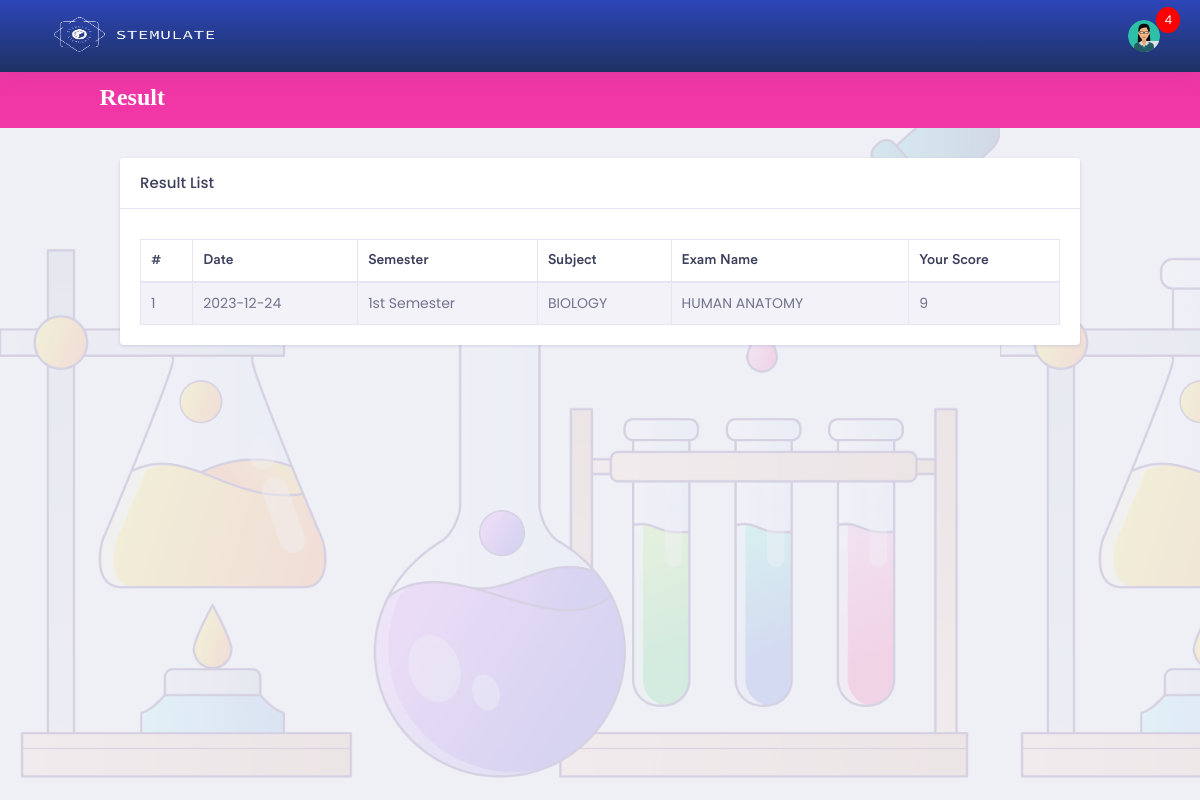
The page /student/result.php (signed in) on the database its author committed.
### tables this page shows
CREATE TABLE `result_summery` (
  `id` int(11) NOT NULL,
  `student_id` int(11) NOT NULL,
  `exam_id` int(11) NOT NULL,
  `total_mark` varchar(10) NOT NULL,
  `your_mark` varchar(10) NOT NULL,
  `sts` int(11) NOT NULL,
  `unique_code` varchar(255) NOT NULL,
  `created_at` date NOT NULL DEFAULT current_timestamp(),
  `semester_id` int(11) NOT NULL,
  `subject_id` int(11) NOT NULL
);

CREATE TABLE `semester` (
  `id` int(11) NOT NULL,
  `name` varchar(255) NOT NULL,
  `status` int(11) NOT NULL,
  `admin_id` int(11) NOT NULL,
  `startDate` date DEFAULT NULL,
  `endDate` date DEFAULT NULL
);

CREATE TABLE `subject` (
  `id` int(11) NOT NULL,
  `semester_id` int(11) NOT NULL,
  `name` varchar(255) NOT NULL,
  `status` int(11) NOT NULL,
  `admin_id` int(11) NOT NULL,
  `startDate` date DEFAULT NULL,
  `endDate` date DEFAULT NULL
);

CREATE TABLE `exam` (
  `id` int(11) NOT NULL,
  `semester_id` int(11) NOT NULL,
  `subject_id` int(11) NOT NULL,
  `name` varchar(255) NOT NULL,
  `status` int(11) NOT NULL,
  `admin_id` int(11) NOT NULL,
  `duration` int(11) DEFAULT NULL,
  `question_mark` int(11) DEFAULT NULL,
  `total_mark` int(11) DEFAULT NULL,
  `total_question` int(11) NOT NULL,
  `startDate` datetime DEFAULT NULL,
  `endDate` datetime DEFAULT NULL
);

### student/result.php (the view, shortened to what this page needs)
<?php
    if ($_SESSION['p'] != "") {
?>
<!doctype html>
<html lang="en">
<head>
    <?php include 'head.php'; ?>
</head>
<body>
    <div class="dashboard-main-wrapper">
         <div class="dashboard-header">
            <?php include 'header.php';  ?>
            <?php include 'navigation.php';  ?>
        </div>
        <div class="dashboard-wrapper">
            <div class="container-fluid  dashboard-content">
                <div class="row">
                    <div class="col-xl-12 col-lg-12 col-md-12 col-sm-12 col-12">
                        <div class="card">
                            <h5 class="card-header">Result List </h5>
                            <span style="padding-left:20px; padding-top:10px;">
                            </span>
                            <div class="card-body">
                                <div class="table-responsive">
                                    <table class="table table-striped table-bordered">
                                        <thead>
                                            <tr>
                                                <th>#</th>
                                                <th>Date</th>
                                                <th>Semester</th>
                                                <th>Subject</th>
                                                <th>Exam Name</th>
                                                <th>Your Score</th>
                                            </tr>
                                        </thead>
                                        <tbody>
                                            <?php
                                                $sl = 0;
                                                include 'db.php';
                                                $query = mysqli_query($link, "select * from result_summery where student_id = '$_SESSION[id]' and sts = '1' order by id desc ");
                                                while($data = mysqli_fetch_array($query)) {
                                            ?>
                                            <tr>
                                                <td><?php echo ++$sl; ?></td>
                                                <td><?php echo $data['created_at']; ?></td>
                                                <td>
                                                    <?php
                                                        $query2 = mysqli_query($link, "select * from semester where id = '$data[semester_id]'");
                                                        while($data2 = mysqli_fetch_array($query2)) {
                                                            echo $data2['name'];
                                                        }
                                                    ?>
                                                </td>
                                                <td>
                                                    <?php
                                                        $query2 = mysqli_query($link, "select * from subject where id = '$data[subject_id]'");
                                                            while($data2 = mysqli_fetch_array($query2)) {
                                                            echo $data2['name'];
                                                        }
                                                    ?>
                                                </td>
                                                <td>
                                                    <?php
                                                        $query2 = mysqli_query($link, "select * from exam where id = '$data[exam_id]'");
                                                        while($data2 = mysqli_fetch_array($query2)) {
                                                            echo $data2['name'];
                                                        }
                                                    ?>
                                                </td>
                                                <td><?php echo $data['your_mark']; ?></td>
                                            </tr>
                                            <?php } ?>
                                        </tbody>
                                    </table>
                                </div>
                            </div>
                        </div>
                    </div>
                </div>
            </div>
        </div>
    </div>
</body>
</html>
<?php
} else {
    echo "<script>";
    echo "self.location='index.php?msg=<font color=red>Please Login First.</font>';";
    echo "</script>";
}
?>

### student/assets/libs/css/main.css (style rules this page uses)
body { margin: 0; padding: 0; font-family: 'Poppins', sans-serif; background-color: #f1f1f1; color: #333333; }

### rows shown on the page
result_summery: created_at "2023-12-24", your_mark "9"
semester: name "1st Semester"
subject: name "BIOLOGY"
exam: name "HUMAN ANATOMY"

### other values the page prints
mysqli_num_rows($result) "4"
$currentpage "Result"
